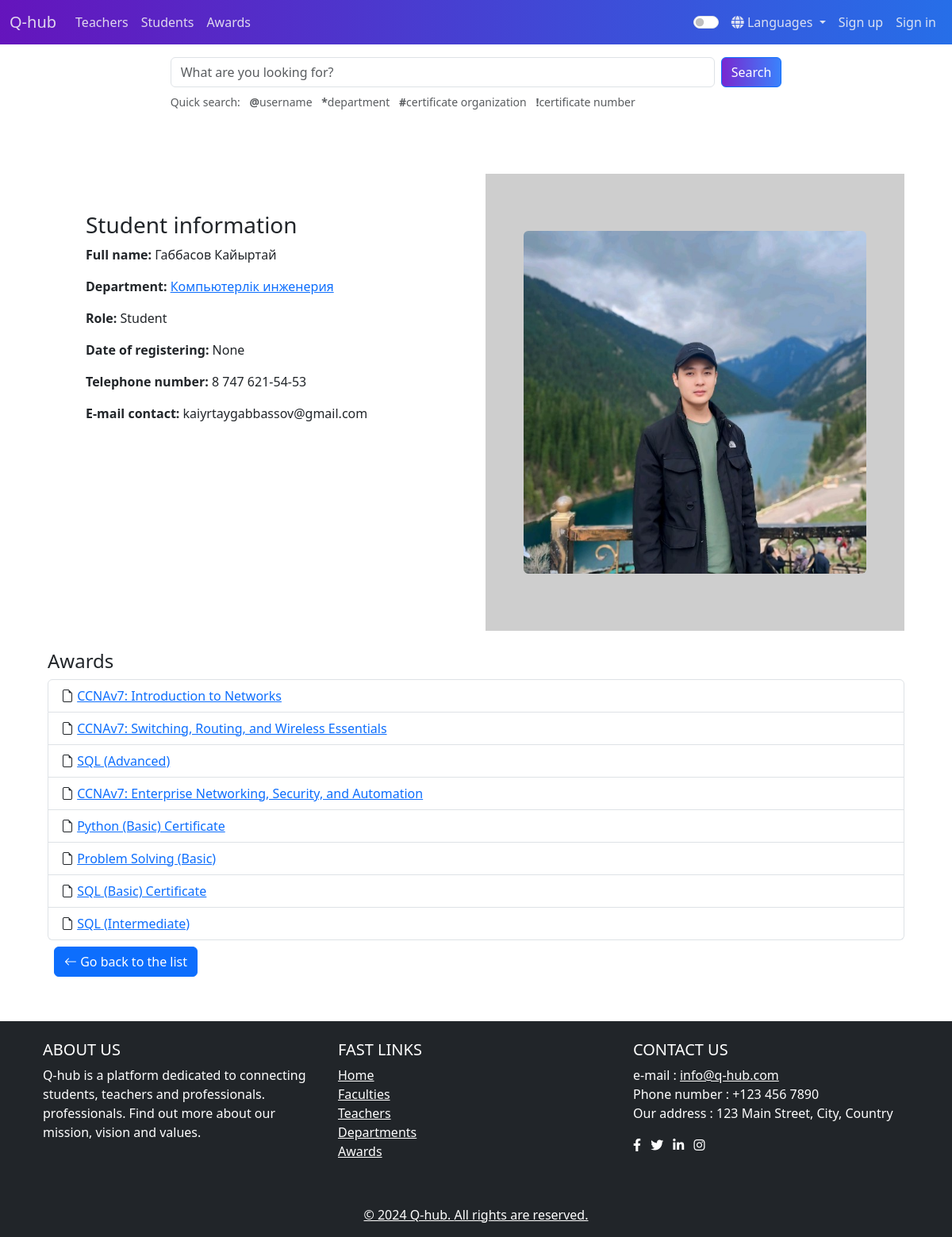
The app's page /students/1/ with its own data.
### students/models.py (models this page shows, shortened)
class Student(models.Model):
    user = models.OneToOneField(
        User, on_delete=models.CASCADE, related_name="student")
    department = models.ForeignKey(
        Department, on_delete=models.SET_NULL, null=True, blank=True, related_name='students')
    role = models.CharField(max_length=100, default="Student")
    enrollment_date = models.DateField(
        null=True, blank=True)
    graduation_date = models.DateField(null=True, blank=True)
    middle_name = models.CharField(max_length=100, blank=True, null=True)
    phone_number = models.CharField(max_length=15, blank=True, null=True)
    contact_email = models.EmailField(
        blank=True, null=True)
    major = models.CharField(max_length=100, blank=True, null=True)
    avatar = models.ImageField(
        upload_to=student_avatar_upload_to,
        default="assets/images/default_account.png",
        blank=True,
        null=True
    )
    class Meta:
        ordering = ['user__first_name', 'middle_name', 'user__last_name']
    def full_name(self):
        first_name = self.user.first_name
        last_name = self.user.last_name
        middle_name = self.middle_name
        return f" {last_name if last_name else ''} {first_name} {middle_name if middle_name else ''}".strip()

### departments/models.py (models this page shows, shortened)
class Department(models.Model):
    name = models.CharField(max_length=100, unique=True)
    head = models.ForeignKey(
        User, on_delete=models.SET_NULL, null=True, blank=True, related_name="head_of_department"
    )
    faculty = models.ForeignKey(
        Faculty, on_delete=models.SET_NULL, null=True, blank=True, related_name="departments"
    )
    class Meta:
        ordering = ['faculty__name', 'name',]

### certificates/models.py (models this page shows, shortened)
class Certificate(models.Model):
    certificate_name = models.CharField(max_length=100)
    organization = models.CharField(max_length=100)
    description = models.TextField(blank=True)
    expiration_date = models.DateField(null=True, blank=True)
    issuing_authority = models.CharField(max_length=100, blank=True)
    certificate_number = models.CharField(max_length=50, unique=True)
    verification_url = models.URLField(blank=True, null=True)
    date_earned = models.DateField(blank=True, null=True)
    student_owner = models.ForeignKey(
        Student, on_delete=models.SET_NULL, null=True, related_name='certificates')
    teacher_owner = models.ForeignKey(
        Teacher, on_delete=models.SET_NULL, null=True, related_name='certificates')
    updated_at = models.DateTimeField(auto_now=True)
    created_at = models.DateTimeField(auto_now_add=True)
    certificate_image = models.ImageField(
        upload_to=certificate_upload_to,
        default="assets/images/default_certificate.jpg",
        blank=True,
        null=True
    )
    class Meta:
        ordering = ['-date_earned', 'organization', 'certificate_name']

### students/views.py (the view)
# urls.py: path("<int:pk>/", StudentDetailView.as_view(), name="detail"),
class StudentDetailView(DetailView):
    model = Student
    template_name = 'students/student_detail.html'
    context_object_name = 'student'

### templates/students/student_detail.html (shortened to what this page needs)
{% extends "base.html" %}
{% load i18n %}
{% load core_tags %}
{% block content %}
<section class="p-3 p-md-4 p-xl-5">
  <div class="container">
    <div class="row">
      <div class="col-12 col-md-6">
        <div class="p-3 p-md-4 p-xl-5">
          <h3>{% trans "Student Details" %}</h3>
          <p class="card-text">
            <strong>{% trans "Full Name" %}:</strong> {{ student.full_name }}
          </p>
          {% if student.department %}
          <p class="card-text">
            <strong>{% trans "Department" %}:</strong> <a href="{% url 'departments:detail' student.department.pk %}"> {{ student.department.name }}</a>
          </p>
          {%endif%}
          <p class="card-text">
            <strong>{% trans "Role" %}:</strong> {{ student.role }}
          </p>
          <p class="card-text">
            <strong>{% trans "Enrollment Date" %}:</strong> {{ student.enrollment_date }}
          </p>
          <p class="card-text">
            <strong>{% trans "Phone Number" %}:</strong> {{ student.phone_number }}
          </p>
          <p class="card-text">
            <strong>{% trans "Contact Email" %}:</strong> {{ student.user.email }}
          </p>
        </div>
      </div>
      <div class="col-12 col-md-6 text-center">
        <div class="d-flex flex-column justify-content-between h-100 p-3 p-md-4 p-xl-5" style="background:#cecece">
          <img
            class="img-fluid rounded mx-auto my-4"
            loading="lazy"
            src="{{ student.avatar.url }}"
            alt="{% trans 'Student Avatar' %}"
            style="object-fit: cover; width: 100%; height: 100%;"
          >
        </div>
      </div>
    </div>
    <div class="mt-4">
      <h2 class="h4">{% trans "Certificates" %}</h2>
      <ul class="list-group">
        {% for certificate in student.certificates.all %}
          <li class="list-group-item">
            <i class="bi bi-file-earmark"></i>
            <a href="{% url 'certificates:detail' certificate.pk %}">
              {{ certificate.certificate_name }}
            </a>
          </li>
        {% endfor %}
      </ul>
    </div>
    <div class="m-2">
      <a href="{% url 'students:list' %}" class="btn btn-primary">
        <i class="bi bi-arrow-left"></i> {% trans "Back to List" %}
      </a>
    </div>
  </div>
</section>
{% endblock %}

### records on screen
Student: full_name "Габбасов Кайыртай", department.name "Компьютерлік инженерия", role "Student", enrollment_date "None", phone_number "8 747 621-54-53", user.email "kaiyrtaygabbassov@gmail.com", avatar (placeholder picture)
Certificate: certificate_name "CCNAv7: Introduction to Networks"
Certificate: certificate_name "CCNAv7: Switching, Routing, and Wireless Essentials"
Certificate: certificate_name "SQL (Advanced)"
Certificate: certificate_name "CCNAv7: Enterprise Networking, Security, and Automation"
Certificate: certificate_name "Python (Basic) Certificate"
Certificate: certificate_name "Problem Solving (Basic)"
Certificate: certificate_name "SQL (Basic) Certificate"
Certificate: certificate_name "SQL (Intermediate)"
